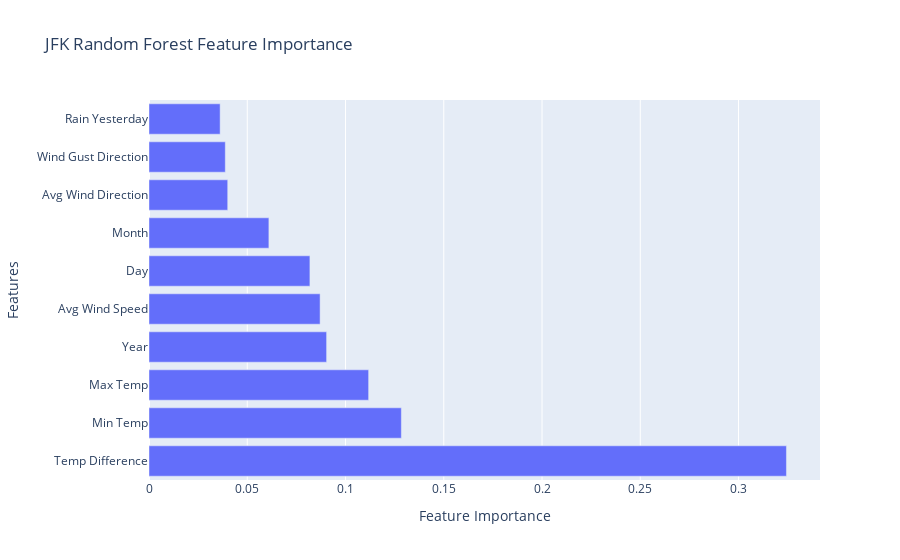

The cell this chart's notebook holds for it:
### Code cell
#plotly to make feature importance graph
import plotly.graph_objects as go
fig = go.Figure(go.Bar(x=randomforest.feature_importances_,
                       y=['Min Temp', 'Max Temp', 'Avg Wind Speed', 'Wind Gust Direction', 'Avg Wind Direction','Year', 'Month', 'Day',  'Rain Yesterday', 'Temp Difference'],\
                       orientation='h'))
fig.layout = dict(
    title = 'JFK Random Forest Feature Importance',
    yaxis = dict(
        title = 'Features',
    ),
    xaxis = dict(
        title = 'Feature Importance',
    ))
fig.update_layout(title_text='JFK Random Forest Feature Importance',yaxis={'categoryorder':'total descending'})
fig.show()

### Figure 1 — Plotly figure (JSON) as saved in the notebook; plotly's stock layout.template omitted (floating-point values rounded to 4 significant figures)
{"data": [{"orientation": "h", "type": "bar", "x": [0.1284, 0.1118, 0.08707, 0.03883, 0.04006, 0.09038, 0.06101, 0.08188, 0.0362, 0.3244], "y": ["Min Temp", "Max Temp", "Avg Wind Speed", "Wind Gust Direction", "Avg Wind Direction", "Year", "Month", "Day", "Rain Yesterday", "Temp Difference"]}], "layout": {"title": {"text": "JFK Random Forest Feature Importance"}, "xaxis": {"title": {"text": "Feature Importance"}}, "yaxis": {"categoryorder": "total descending", "title": {"text": "Features"}}}}
